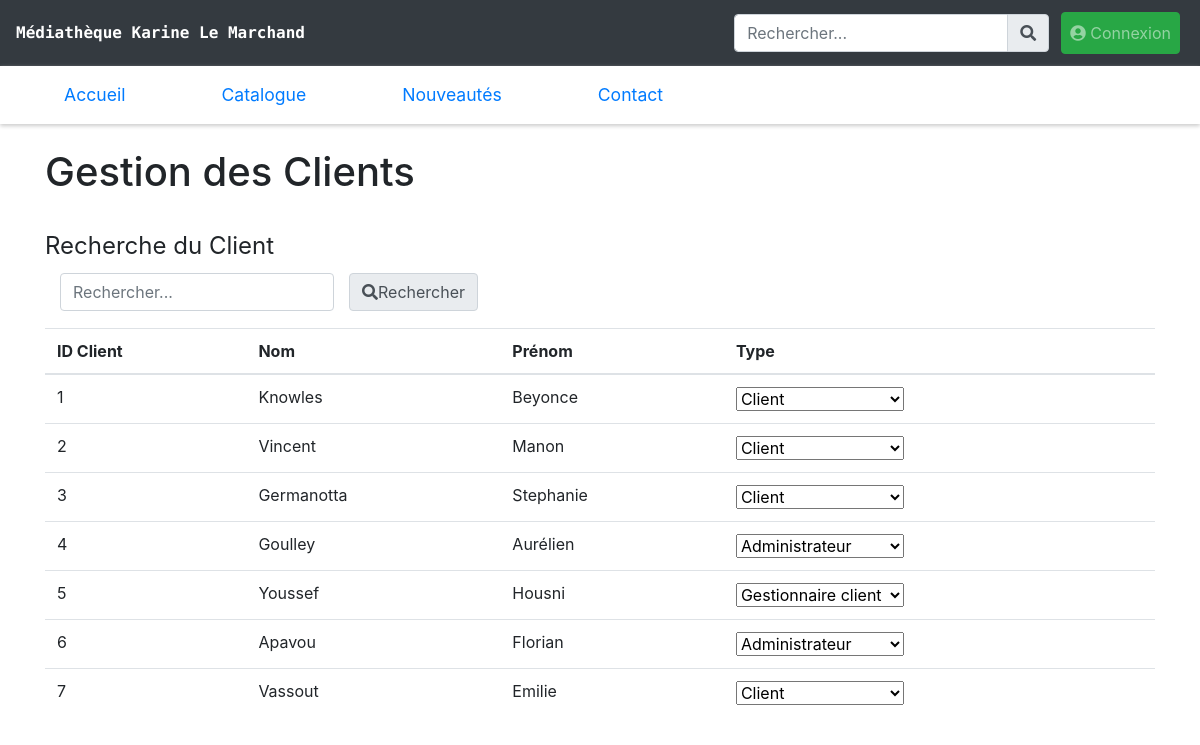
The app's page /php/gestClients.php with its own data.
### tables this page shows
CREATE TABLE `membre` (
  `id` int(11) NOT NULL,
  `nom` varchar(20) NOT NULL,
  `prenom` varchar(20) NOT NULL,
  `dateNaissance` date NOT NULL,
  `mail` varchar(50) NOT NULL,
  `mdp` varchar(100) NOT NULL,
  `telephone` varchar(10) NOT NULL,
  `adresse` varchar(50) NOT NULL,
  `adresseComplement` varchar(100) DEFAULT NULL,
  `ville` varchar(50) NOT NULL,
  `codePostal` int(5) NOT NULL,
  `type` enum('client','gestMedia','gestClient','administrateur') NOT NULL DEFAULT 'client'
);

### php/gestClients.php (the view, shortened to what this page needs)
<?php
include "../php/includes.php";
$requete = "select *
from membre";
$membres = requete_tableau($requete);
?>
<div class="container">
  <h1>Gestion des Clients</h1>
  <br>
  <fieldset>
    <legend>Recherche du Client</legend>
    <form method="get" action="#">
      <table>
        <tr>
          <td class="col-lg-6">
            <div class="input-group md-form form-sm form-2 pl-0">
              <input id="input_filtre_recherche" class="form-control my-0 py-1 lime-border" type="text" placeholder="Rechercher..." aria-label="Search" name="search" value="<?php echo(isset($_REQUEST['search'])?$_REQUEST['search']:"");?>">
            </div>
          </td>
          <td>
            <div class="input-group-append">
              <button class="input-group-text lime lighten-2" id="basic-text1"><i class="fas fa-search text-grey" aria-hidden="true"></i><span> Rechercher<span></button>
              </div>
            </td>
          </tr>
        </table>
      </form>
    </fieldset>
    <table class="table">
      <tr>
        <th>ID Client</th>
        <th>Nom</th>
        <th>Prénom</th>
        <th>Type</th>
      </tr>
      <tbody>
        <?php
        if($membres == [])
        {
          echo "<div>Aucun résultat pour cette recherche...</div>";
        }
        else
        {
          foreach($membres as $membre)
          {
            echo "
            <tr>
              <td>
                ".$membre['id']."
              </td>
              <td>
                ".$membre['nom']."
              </td>
              <td>
                ".$membre['prenom']."
              </td>
              <td>
                <select id=\"select_type_".$membre['id']."\" onchange=\"modifieTypeMembre('".$membre['id']."')\">
                  <option value=\"client\"".($membre['type']=='client'?" selected":"").">Client</option>
                  <option value=\"gestClient\"".($membre['type']=='gestClient'?" selected":"").">Gestionnaire client</option>
                  <option value=\"gestMedia\"".($membre['type']=='gestMedia'?" selected":"").">Gestionnaire media</option>
                  <option value=\"administrateur\"".($membre['type']=='administrateur'?" selected":"").">Administrateur</option>
                </select>
              </td>
            </tr>";
          }
        }
        ?>
      </tbody>
    </table>
  </div>

### records on screen
membre: id "1", nom "Knowles", prenom "Beyonce", type+id "Client"
membre: id "2", nom "Vincent", prenom "Manon", type+id "Client"
membre: id "3", nom "Germanotta", prenom "Stephanie", type+id "Client"
membre: id "4", nom "Goulley", prenom "Aurélien", type+id "Administrateur"
membre: id "5", nom "Youssef", prenom "Housni", type+id "Gestionnaire client"
membre: id "6", nom "Apavou", prenom "Florian", type+id "Administrateur"
membre: id "7", nom "Vassout", prenom "Emilie", type+id "Client"
